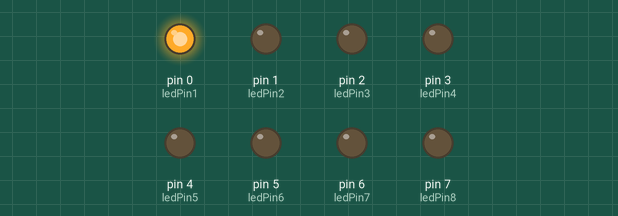
A sketch run on a simulated Arduino Uno, built with avr-gcc and run on an emulated ATmega328P. Parts: output pins drawn as LEDs (lit = HIGH).

Above: at 0.05 s.
At 0.65 s:
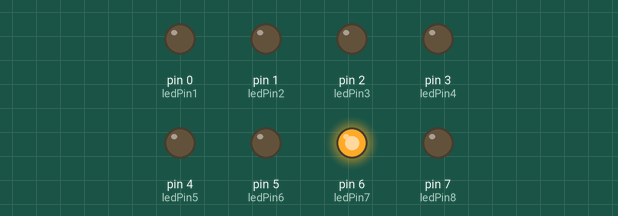
At 1.25 s:
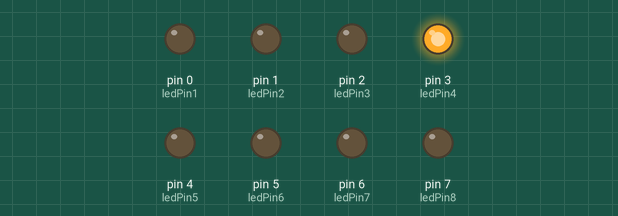
At 1.75 s:
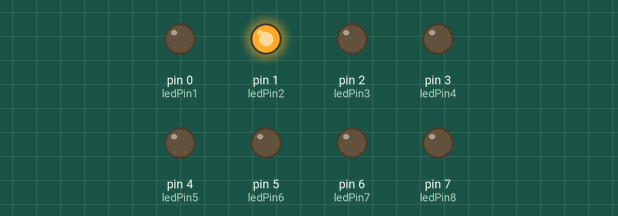
At 2.4 s:
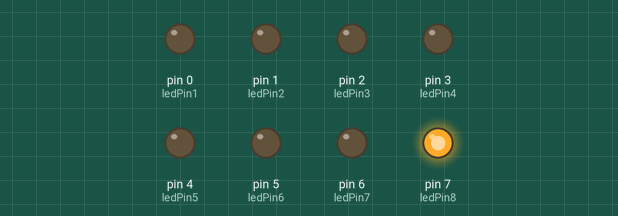
At 3.45 s:
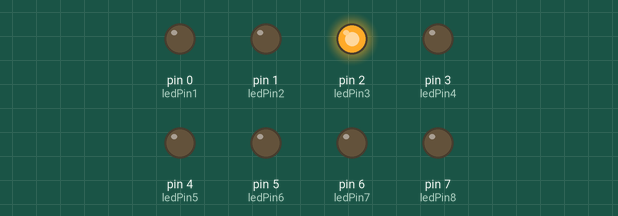
Timing chart, 0 to 3.8 s (numbered marks = the images above):
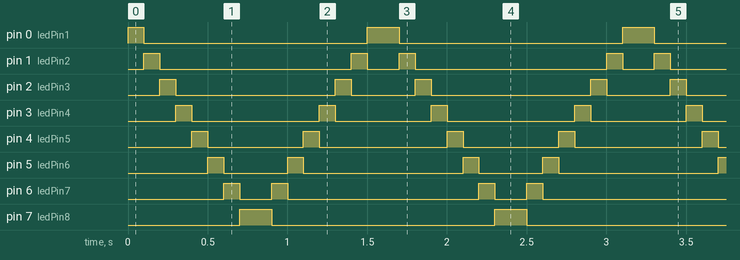

Measured:
- by itself, pin 0 (ledPin1): repeats every 1.6 s: LOW 1.4 s, HIGH 0.20 s
- by itself, pin 1 (ledPin2): repeats every 1.6 s: LOW 1.2 s, HIGH 0.10 s, LOW 0.20 s, HIGH 0.10 s
- by itself, pin 2 (ledPin3): repeats every 1.6 s: LOW 1.0 s, HIGH 0.10 s, LOW 0.40 s, HIGH 0.10 s
- by itself, pin 3 (ledPin4): repeats every 1.6 s: LOW 0.80 s, HIGH 0.10 s, LOW 0.60 s, HIGH 0.10 s
- by itself, pin 4 (ledPin5): repeats every 1.6 s: LOW 0.60 s, HIGH 0.10 s, LOW 0.80 s, HIGH 0.10 s
- by itself, pin 5 (ledPin6): repeats every 1.6 s: LOW 0.40 s, HIGH 0.10 s, LOW 1.0 s, HIGH 0.10 s
- by itself, pin 6 (ledPin7): repeats every 1.6 s: LOW 0.20 s, HIGH 0.10 s, LOW 1.2 s, HIGH 0.10 s
- by itself, pin 7 (ledPin8): alternates HIGH for 0.20 s and LOW for 1.4 s

The sketch:

Running_LED_8.ino
```cpp
// Lampu LED Berjalan Menggunakan Arduino UNO
// Menyalakan LED dengan Aktif HIGH

int ledPin1 = 0;
int ledPin2 = 1;
int ledPin3 = 2;
int ledPin4 = 3;
int ledPin5 = 4;
int ledPin6 = 5;
int ledPin7 = 6;
int ledPin8 = 7;
// type data yang berfungsi sebagai penyimpan bilangan bulat

void setup()
{
pinMode(ledPin1, OUTPUT);
pinMode(ledPin2, OUTPUT);
pinMode(ledPin3, OUTPUT);
pinMode(ledPin4, OUTPUT);
pinMode(ledPin5, OUTPUT);
pinMode(ledPin6, OUTPUT);
pinMode(ledPin7, OUTPUT);
pinMode(ledPin8, OUTPUT);
// menjadikan PIN 0, 1, 2, 3, dan 4 sebagai OUTPUT
}

void loop()
// Menyalakan LED sacara bergilir
{
digitalWrite(ledPin1, HIGH);
digitalWrite(ledPin2, LOW);
digitalWrite(ledPin3, LOW);
digitalWrite(ledPin4, LOW);
digitalWrite(ledPin5, LOW);
digitalWrite(ledPin6, LOW);
digitalWrite(ledPin7, LOW);
digitalWrite(ledPin8, LOW);
delay(100);
digitalWrite(ledPin1, LOW);
digitalWrite(ledPin2, HIGH);
digitalWrite(ledPin3, LOW);
digitalWrite(ledPin4, LOW);
digitalWrite(ledPin5, LOW);
digitalWrite(ledPin6, LOW);
digitalWrite(ledPin7, LOW);
digitalWrite(ledPin8, LOW);
delay(100);
digitalWrite(ledPin1, LOW);
digitalWrite(ledPin2, LOW);
digitalWrite(ledPin3, HIGH);
digitalWrite(ledPin4, LOW);
digitalWrite(ledPin5, LOW);
digitalWrite(ledPin6, LOW);
digitalWrite(ledPin7, LOW);
digitalWrite(ledPin8, LOW);
delay(100);
digitalWrite(ledPin1, LOW);
digitalWrite(ledPin2, LOW);
digitalWrite(ledPin3, LOW);
digitalWrite(ledPin4, HIGH);
digitalWrite(ledPin5, LOW);
digitalWrite(ledPin6, LOW);
digitalWrite(ledPin7, LOW);
digitalWrite(ledPin8, LOW);
delay(100);
digitalWrite(ledPin1, LOW);
digitalWrite(ledPin2, LOW);
digitalWrite(ledPin3, LOW);
digitalWrite(ledPin4, LOW);
digitalWrite(ledPin5, HIGH);
digitalWrite(ledPin6, LOW);
digitalWrite(ledPin7, LOW);
digitalWrite(ledPin8, LOW);
delay(100);
digitalWrite(ledPin1, LOW);
digitalWrite(ledPin2, LOW);
digitalWrite(ledPin3, LOW);
digitalWrite(ledPin4, LOW);
digitalWrite(ledPin5, LOW);
digitalWrite(ledPin6, HIGH);
digitalWrite(ledPin7, LOW);
digitalWrite(ledPin8, LOW);
delay(100);
digitalWrite(ledPin1, LOW);
digitalWrite(ledPin2, LOW);
digitalWrite(ledPin3, LOW);
digitalWrite(ledPin4, LOW);
digitalWrite(ledPin5, LOW);
digitalWrite(ledPin6, LOW);
digitalWrite(ledPin7, HIGH);
digitalWrite(ledPin8, LOW);
delay(100);
digitalWrite(ledPin1, LOW);
digitalWrite(ledPin2, LOW);
digitalWrite(ledPin3, LOW);
digitalWrite(ledPin4, LOW);
digitalWrite(ledPin5, LOW);
digitalWrite(ledPin6, LOW);
digitalWrite(ledPin7, LOW);
digitalWrite(ledPin8, HIGH);
delay(100);
digitalWrite(ledPin1, LOW);
digitalWrite(ledPin2, LOW);
digitalWrite(ledPin3, LOW);
digitalWrite(ledPin4, LOW);
digitalWrite(ledPin5, LOW);
digitalWrite(ledPin6, LOW);
digitalWrite(ledPin7, LOW);
digitalWrite(ledPin8, HIGH);
delay(100);
digitalWrite(ledPin1, LOW);
digitalWrite(ledPin2, LOW);
digitalWrite(ledPin3, LOW);
digitalWrite(ledPin4, LOW);
digitalWrite(ledPin5, LOW);
digitalWrite(ledPin6, LOW);
digitalWrite(ledPin7, HIGH);
digitalWrite(ledPin8, LOW);
delay(100);
digitalWrite(ledPin1, LOW);
digitalWrite(ledPin2, LOW);
digitalWrite(ledPin3, LOW);
digitalWrite(ledPin4, LOW);
digitalWrite(ledPin5, LOW);
digitalWrite(ledPin6, HIGH);
digitalWrite(ledPin7, LOW);
digitalWrite(ledPin8, LOW);
delay(100);
digitalWrite(ledPin1, LOW);
digitalWrite(ledPin2, LOW);
digitalWrite(ledPin3, LOW);
digitalWrite(ledPin4, LOW);
digitalWrite(ledPin5, HIGH);
digitalWrite(ledPin6, LOW);
digitalWrite(ledPin7, LOW);
digitalWrite(ledPin8, LOW);
delay(100);
digitalWrite(ledPin1, LOW);
digitalWrite(ledPin2, LOW);
digitalWrite(ledPin3, LOW);
digitalWrite(ledPin4, HIGH);
digitalWrite(ledPin5, LOW);
digitalWrite(ledPin6, LOW);
digitalWrite(ledPin7, LOW);
digitalWrite(ledPin8, LOW);
delay(100);
digitalWrite(ledPin1, LOW);
digitalWrite(ledPin2, LOW);
digitalWrite(ledPin3, HIGH);
digitalWrite(ledPin4, LOW);
digitalWrite(ledPin5, LOW);
digitalWrite(ledPin6, LOW);
digitalWrite(ledPin7, LOW);
digitalWrite(ledPin8, LOW);
delay(100);
digitalWrite(ledPin1, LOW);
digitalWrite(ledPin2, HIGH);
digitalWrite(ledPin3, LOW);
digitalWrite(ledPin4, LOW);
digitalWrite(ledPin5, LOW);
digitalWrite(ledPin6, LOW);
digitalWrite(ledPin7, LOW);
digitalWrite(ledPin8, LOW);
delay(100);
digitalWrite(ledPin1, HIGH);
digitalWrite(ledPin2, LOW);
digitalWrite(ledPin3, LOW);
digitalWrite(ledPin4, LOW);
digitalWrite(ledPin5, LOW);
digitalWrite(ledPin6, LOW);
digitalWrite(ledPin7, LOW);
digitalWrite(ledPin8, LOW);
delay(100);
}
```
